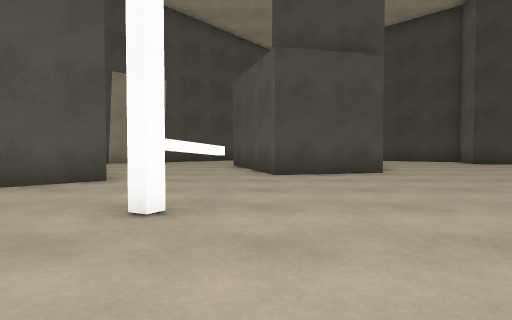
View 1 (above)

20 first-person views from a walk through a Unity game level. The camera is 0.68 m above the floor, tilts 2° down and sees 70° across. The floor is counted in squares, 1 m on a side. Each view is taken from the middle of a square. On the plan, view 1 faces up. The plan holds only what a view shows up to about 11 squares ahead; the rest is blank. The place goes on beyond the plan. The player is left out. Some animated figures are left out. Surface patterns are stand-ins for the level's own textures.

View 2
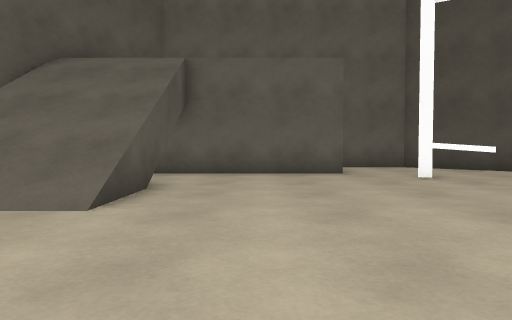

View 3
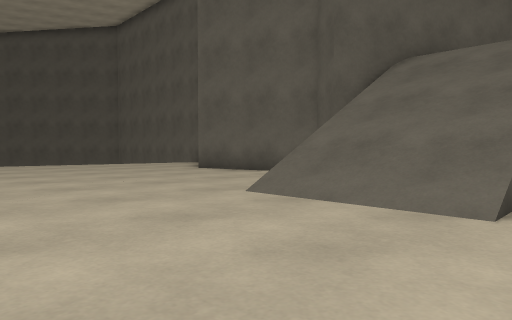

View 4
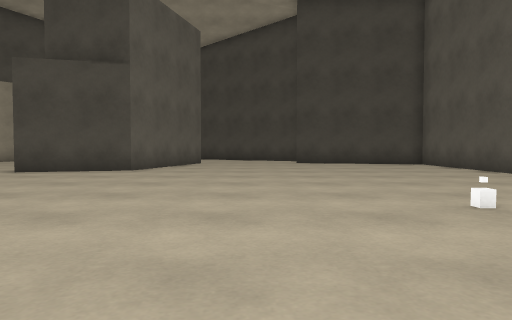

View 5
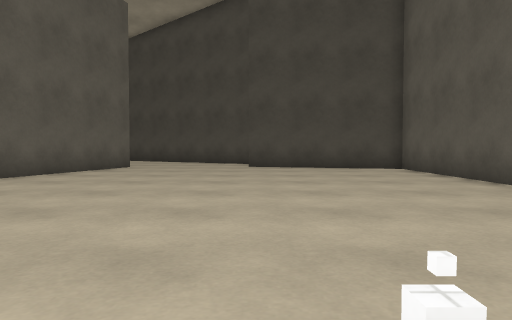

View 6
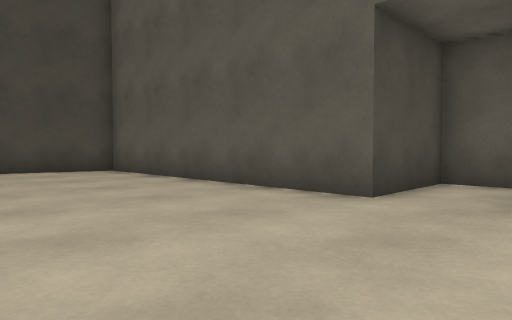

View 7
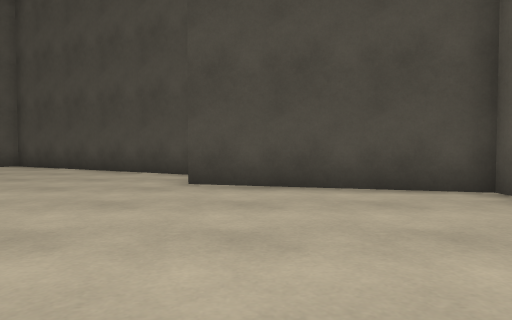

View 8
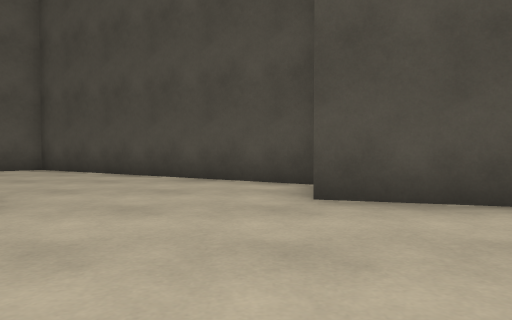

View 9
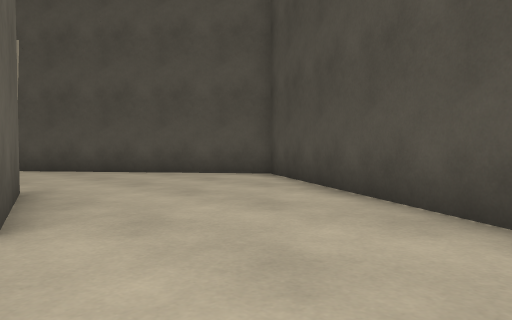

View 10
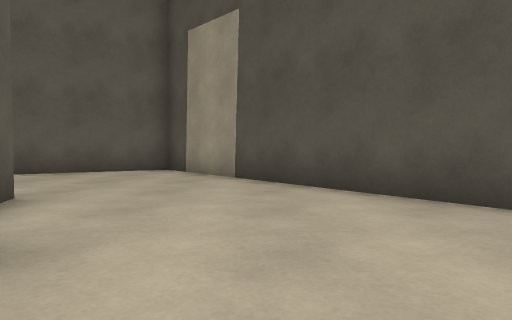

View 11
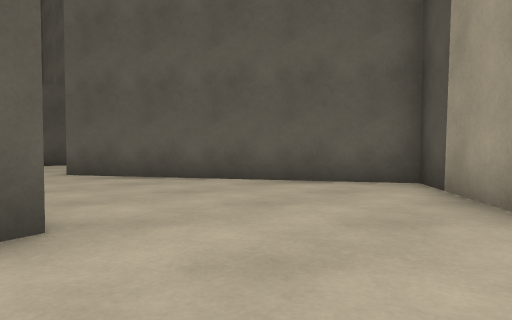

View 12
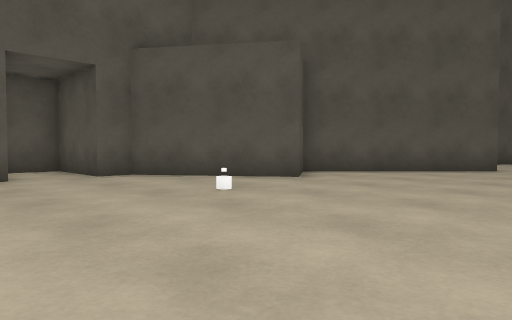

View 13
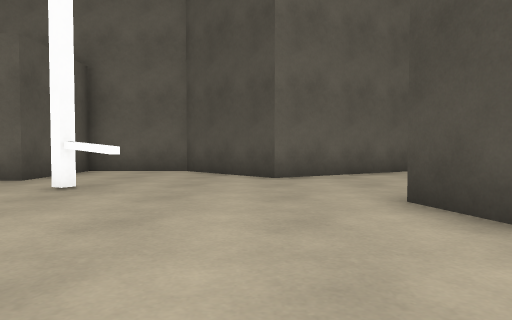

View 14
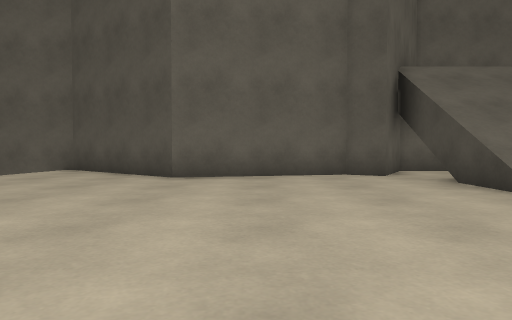

View 15
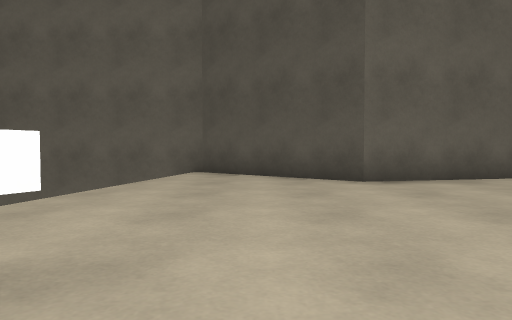

View 16
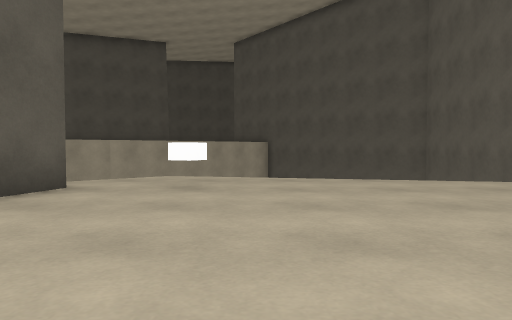

View 17
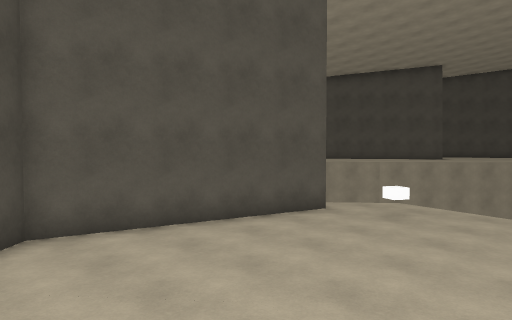

View 18
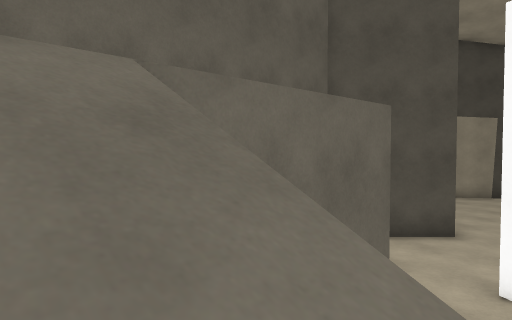

View 19
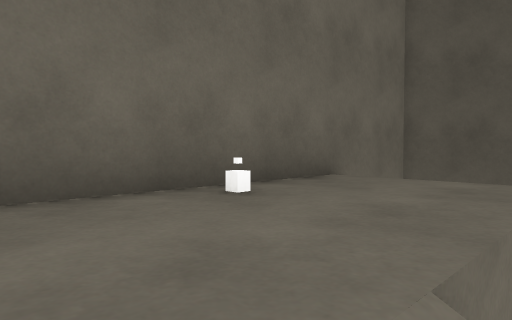

View 20
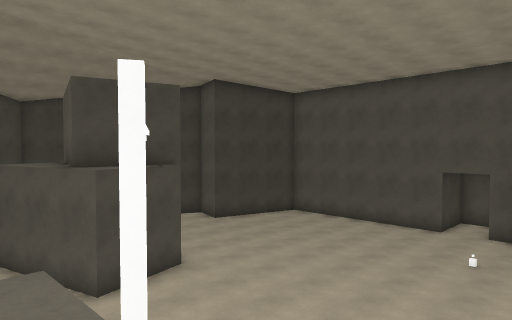

### Floor plan
Key: @ floor where view 1 was taken; # wall or solid block; . main floor; : floor 2.95 m higher than the main floor; / step, stairs or slope; v drop or lower ground; B block; O other object.
Columns run from 7 left of view 1 to 17 right of it. Each row starts with its distance up from view 1.
 21        ####
 20       ##..###
 19     ###.....###
 18    ##.........###
 17   ##............#
 16  ##.............#
 15 ##.......##.....####
 14 #......#  ##.......###
 13 #......#   #.........#
 12 ##.....#  ##.........#
 11  ##....## #..........#
 10   #.....###..........#
  9   ##....#............#
  8    #.................#
  7   ##.................#
  6  ##..................####
  5  #....O.................#
  4  #....O.................#
  3  #...................####
  2  #:::...............##
  1  #:::.............###
  0  #:::..@..........#
 -1  #O::..............
 -2  #::://////.......#
 -3   ::://////......##
 -4   ##://////.....##
 -5     ##/////....##
 -6      ##.........#
 -7       #.........#
 -8       #.........#
 -9       #.........#
-10       #.........#
-11       #........##
-12      ##........#
-13     ##.........#
-14     #.......B..#
-15     #v.........v
-16     #   vvv...v
-17     #        v
-18     #
-19     #

Positions as (right, up) in squares from view 1, and headings:
1: (0, 0), facing up
2: (7, 0), facing left
3: (7, -1), facing down-left
4: (7, -1), facing up
5: (9, 2), facing up
6: (9, 3), facing up-right
7: (10, 8), facing up
8: (8, 10), facing up
9: (8, 14), facing up-left
10: (4, 17), facing left
11: (0, 17), facing down-left
12: (5, 7), facing down-right
13: (5, 7), facing left
14: (8, -9), facing left
15: (7, -13), facing left
16: (4, -8), facing down
17: (1, -5), facing down-right
18: (0, -3), facing up-left
19: (-2, -3), facing up-left
20: (-3, 0), facing up-right
